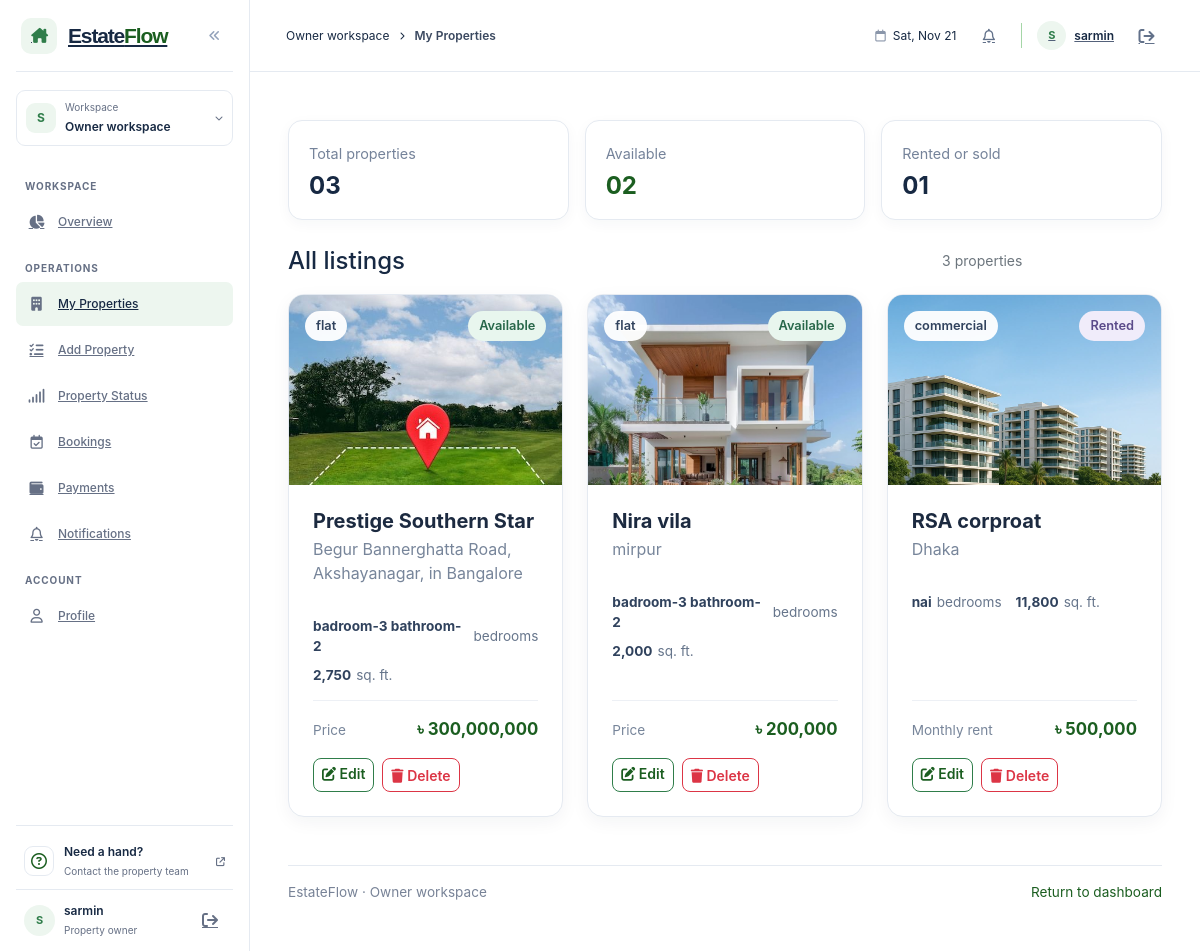
Page /backend/owner/property_crud/myproperty.php (signed in) on the committed database.
### tables this page shows
CREATE TABLE `properties` (
  `property_id` bigint UNSIGNED NOT NULL,
  `owner_id` bigint UNSIGNED NOT NULL,
  `title` varchar(100) NOT NULL,
  `property_type` enum('flat','land','commercial') NOT NULL,
  `address` varchar(255) NOT NULL,
  `area_sqft` decimal(10,2) DEFAULT NULL,
  `price` decimal(12,2) DEFAULT NULL,
  `monthly_rent` decimal(12,2) DEFAULT NULL,
  `flat_details` varchar(100) NOT NULL,
  `status` enum('available','sold','rented') NOT NULL DEFAULT 'available',
  `description` text,
  `created_at` datetime NOT NULL DEFAULT CURRENT_TIMESTAMP,
  `imagas` varchar(100) NOT NULL
);

### backend/owner/property_crud/myproperty.php (the view, shortened to what this page needs)
<?php
include_once 'dbconfig.php';
$owner_id = (int)($_SESSION['user_id'] ?? 0);
$stmt = $conn->prepare("SELECT * FROM properties WHERE owner_id = ? ORDER BY created_at DESC");
$stmt->bind_param("i", $owner_id);
$stmt->execute();
$properties = $stmt->get_result()->fetch_all(MYSQLI_ASSOC);
$total = count($properties);
$available = count(array_filter($properties, fn($p) => ($p['status'] ?? '') === 'available'));
$arts = ['art-lakeview', 'art-palm', 'art-cedar'];
$imageUrl = static function (?string $path): string {
    if (empty($path)) {
        return '';
    }
    return implode('/', array_map('rawurlencode', explode('/', $path)));
};
?>
<!doctype html>
<html lang="en">
<head>
    <link href="https://cdn.jsdelivr.net/npm/bootstrap@5.3.3/dist/css/bootstrap.min.css" rel="stylesheet">
    <link href="https://cdnjs.cloudflare.com/ajax/libs/font-awesome/6.5.2/css/all.min.css" rel="stylesheet">
    <link rel="stylesheet" href="../assets/css/owner/dashboard.css">
    <link rel="stylesheet" href="../assets/css/owner/myproperty.css">
    <link rel="stylesheet" href="../../shared/assets/css/palette.css">
</head>
<body class="my-properties-page">
    <div class="owner-layout">
        <?php
        include __DIR__ . '/../include/owner_leftber.php';
        ?>
        <div class="owner-main-shell">
            <?php include __DIR__ . '/../../shared/partials/header.php'; ?>
    <main class="container py-4 py-lg-5">
        <section class="row g-3 mb-4" aria-label="Property totals">
            <div class="col-12 col-sm-4">
                <article class="summary-card h-100">
                    <span class="summary-label">Total properties</span>
                    <strong><?= str_pad($total, 2, '0', STR_PAD_LEFT) ?></strong>
                </article>
            </div>
            <div class="col-12 col-sm-4">
                <article class="summary-card h-100">
                    <span class="summary-label">Available</span>
                    <strong class="text-success"><?= str_pad($available, 2, '0', STR_PAD_LEFT) ?></strong>
                </article>
            </div>
            <div class="col-12 col-sm-4">
                <article class="summary-card h-100">
                    <span class="summary-label">Rented or sold</span>
                    <strong><?= str_pad($total - $available, 2, '0', STR_PAD_LEFT) ?></strong>
                </article>
            </div>
        </section>
        <section aria-label="Property listings">
            <div class="d-flex align-items-center justify-content-between gap-3 mb-3">
                <h2 class="h4 mb-0">All listings</h2>
                <div class="d-flex align-items-center gap-3">
                    <span class="text-secondary small"><?= $total ?> properties</span>
                    <a class="btn btn-primary btn-sm" href="Addproperty.php">
                        <i class="fa-solid fa-plus" aria-hidden="true"></i> Add property
                    </a>
                </div>
            </div>
            <?php if ($total === 0): ?>
                <p class="text-secondary">You haven't added any properties yet.</p>
            <?php else: ?>
            <div class="row row-cols-1 row-cols-md-2 row-cols-xl-3 g-4">
                <?php foreach ($properties as $i => $p): ?>
                    <?php
                    $img = $imageUrl($p['imagas'] ?? '');
                    $isRent = !empty($p['monthly_rent']) && $p['monthly_rent'] > 0;
                    $status = $p['status'] ?? '';
                    $details = trim((string)($p['flat_details'] ?? ''));
                    ?>
                <div class="col">
                    <article class="card property-card h-100">
                        <div class="property-art <?= $arts[$i % 3] ?>"
                             <?php if ($img): ?>style="background-image:url('<?= htmlspecialchars($img, ENT_QUOTES) ?>'); background-size:cover; background-position:center;"<?php endif; ?>
                             aria-label="Property illustration">
                            <span class="property-type"><?= htmlspecialchars($p['property_type'] ?? '') ?></span>
                            <span class="status-badge <?= $status === 'available' ? 'status-available' : 'status-rented' ?>"><?= htmlspecialchars(ucfirst($status)) ?></span>
                        </div>
                        <div class="card-body d-flex flex-column p-4">
                            <h3 class="h5 card-title mb-1"><?= htmlspecialchars($p['title'] ?? '') ?></h3>
                            <p class="property-address mb-3"><?= htmlspecialchars($p['address'] ?? '') ?></p>
                            <div class="property-specs">
                                <span><strong><?= $details !== '' ? htmlspecialchars($details) : '—' ?></strong> bedrooms</span>
                                <span><strong><?= number_format((float)($p['area_sqft'] ?? 0)) ?></strong> sq. ft.</span>
                            </div>
                            <div class="property-price mt-auto pt-3">
                                <span><?= $isRent ? 'Monthly rent' : 'Price' ?></span>
                                <strong>৳ <?= number_format((float)($isRent ? $p['monthly_rent'] : ($p['price'] ?? 0))) ?></strong>
                            </div>
                            <div class="property-actions d-flex flex-wrap gap-2 mt-3">
                                <a class="btn btn-outline-primary btn-sm"
                                   href="property_edit.php?id=<?= (int)$p['property_id'] ?>">
                                    <i class="fa-solid fa-pen-to-square" aria-hidden="true"></i> Edit
                                </a>
                                <form method="post" action="property_Delete.php"
                                      onsubmit="return confirm('Permanently delete this property and its related bookings, visits, agreements, payments, commissions, and maintenance records?');">
                                    <button class="btn btn-outline-danger btn-sm" type="submit">
                                        <i class="fa-solid fa-trash" aria-hidden="true"></i> Delete
                                    </button>
                                </form>
                            </div>
                        </div>
                    </article>
                </div>
                <?php endforeach; ?>
            </div>
            <?php endif; ?>
        </section>
        <footer class="page-footer mt-5 pt-3">
            <span>EstateFlow · Owner workspace</span>
            <a href="../owner_dashboard.php">Return to dashboard</a>
        </footer>
    </main>
        </div>
    </div>
</body>
</html>

### backend/owner/assets/css/owner/dashboard.css (style rules this page uses)
:root { --owner-cream: #e8f5e9; --owner-cream-alt: #e8f5e9; --owner-green-soft: #a5d6a7; --owner-green: #66bb6a; --owner-ink: #1b5e20; --owner-navy: #1b5e20; --owner-blue: #66bb6a; --owner-muted: #4f7652; --owner-border: #a5d6a7; --owner-canvas: #e8f5e9; --owner-sidebar-active: #a5d6a7; --owner-sidebar-accent: #66bb6a; }
* { box-sizing: border-box; }
.owner-layout { min-height: 100vh; }
.owner-main-shell { min-height: 100vh; margin-left: 220px; }
.property-specs { display: flex; flex-wrap: wrap; gap: 12px; margin: 13px 0; color: #79869a; font-size: 9px; }
.property-specs span { display: inline-flex; align-items: center; gap: 5px; }
:root { --owner-canvas: #e8f5e9; --owner-sidebar-active: #a5d6a7; --owner-sidebar-accent: #66bb6a; }
.owner-main-shell { min-width: 0; margin-left: 260px; transition: margin-left 220ms ease; }
.property-card-heading p, .property-specs { font-size: 11px; }
.property-specs { gap: 14px; margin-block: 15px; }
.owner-layout { background: #f3f6fa; }
.owner-main-shell { margin-left: 250px; }
.owner-main-shell { background: #f3f6fa; }
.owner-main-shell > main.container { width: 100%; max-width: 1420px; padding: 32px 38px 44px; }
.owner-main-shell .summary-card, .owner-main-shell .booking-panel, .owner-main-shell .listing-panel, .owner-main-shell .profile-card, .owner-main-shell .detail-card { border: 1px solid #e5eaf1; border-radius: 14px; background: #fff; box-shadow: 0 8px 22px rgba(28, 43, 66, .045); }
.owner-main-shell .summary-label, .owner-main-shell .text-secondary { line-height: 1.6; }
.owner-main-shell .summary-card { padding: 20px; }
.owner-main-shell .summary-label { font-size: 13px; }
.owner-main-shell .btn { min-height: 40px; border-radius: 8px; font-weight: 600; }
.owner-main-shell .btn-sm { min-height: 34px; }
.owner-main-shell .page-footer { color: #748197; font-size: 12px; }

### backend/shared/assets/css/palette.css (style rules this page uses)
:root { color-scheme: light; --ef-cream: #ffffff; --ef-cream-alt: #f8fafc; --ef-green-soft: #e7f4ea; --ef-green: #2f7d4a; --ef-accent: #2f7d4a; --ef-ink: #172943; --ef-muted: #667085; --ef-border: #e5eaf1; --ef-surface: #ffffff; --ef-page: #ffffff; --ef-blue-700: #2f7d4a; --ef-blue-100: #e7f4ea; --ef-teal-700: #2f7d4a; --ef-teal-100: #e7f4ea; --ef-navy-950: #ffffff; --ef-navy-900: #ffffff; --ef-navy-800: #26364d; }
.owner-layout { color: var(--ef-ink); background: var(--ef-page); }
.owner-dashboard, .owner-bookings-page, .property-status-page, .owner-profile-page, .owner-notifications-page, .need-a-hand-page, .add-property-page, .my-properties-page { color: var(--ef-ink); background: var(--ef-page); }
.owner-main-shell, .owner-dashboard .owner-main-shell, body.owner-dashboard { color: var(--ef-ink); background: var(--ef-page); }
.owner-dashboard .owner-primary-button, .owner-main-shell .btn-primary { border-color: var(--ef-navy-950); color: #fff; background: var(--ef-navy-950); }
.owner-main-shell .text-success { color: #1b5e20 !important; }
.owner-dashboard .owner-section-heading > a, .owner-dashboard .owner-eyebrow, .owner-dashboard .property-card-footer > a, .owner-dashboard .owner-inline-action, .owner-main-shell .btn-outline-primary { color: #1b5e20; }
.owner-main-shell .btn-outline-primary { border-color: var(--ef-green); }
.owner-main-shell .summary-card, .owner-main-shell .booking-panel, .owner-main-shell .listing-panel, .owner-main-shell .profile-card, .owner-main-shell .detail-card, .owner-main-shell .property-card { border-color: var(--ef-border); background: var(--ef-surface); }
.owner-main-shell .page-footer { border-color: var(--ef-border); }
.admin-dashboard, .owner-layout, .owner-dashboard, .agent-dashboard { color: var(--ef-ink); font-family: "Inter", "Segoe UI", Arial, sans-serif; }
.owner-main-shell, .owner-dashboard, .owner-layout, .admin-dashboard, .admin-layout { background: #ffffff; }

### rows in the picture
properties: imagas (picture), property_type "flat", status "Available", title "Prestige Southern Star", address "Begur Bannerghatta Road, Akshayanagar, in Bangalore", flat_details "badroom-3 bathroom-2", area_sqft "2,750", shows "Price", monthly_rent+price "300,000,000"
properties: imagas (picture), property_type "flat", status "Available", title "Nira vila", address "mirpur", flat_details "badroom-3 bathroom-2", area_sqft "2,000", shows "Price", monthly_rent+price "200,000"
properties: imagas (picture), property_type "commercial", status "Rented", title "RSA corproat", address "Dhaka", flat_details "nai", area_sqft "11,800", shows "Monthly rent", monthly_rent "500,000"

### other values in the picture
$ownerInitial "S"
$ownerName "sarmin"
$ownerPageTitle "My Properties"
str_pad($total, 2, '0', STR_PAD_LEFT) "03"
str_pad($available, 2, '0', STR_PAD_LEFT) "02"
str_pad($total - $available, 2, '0', STR_PAD_LEFT) "01"
$total "3"
